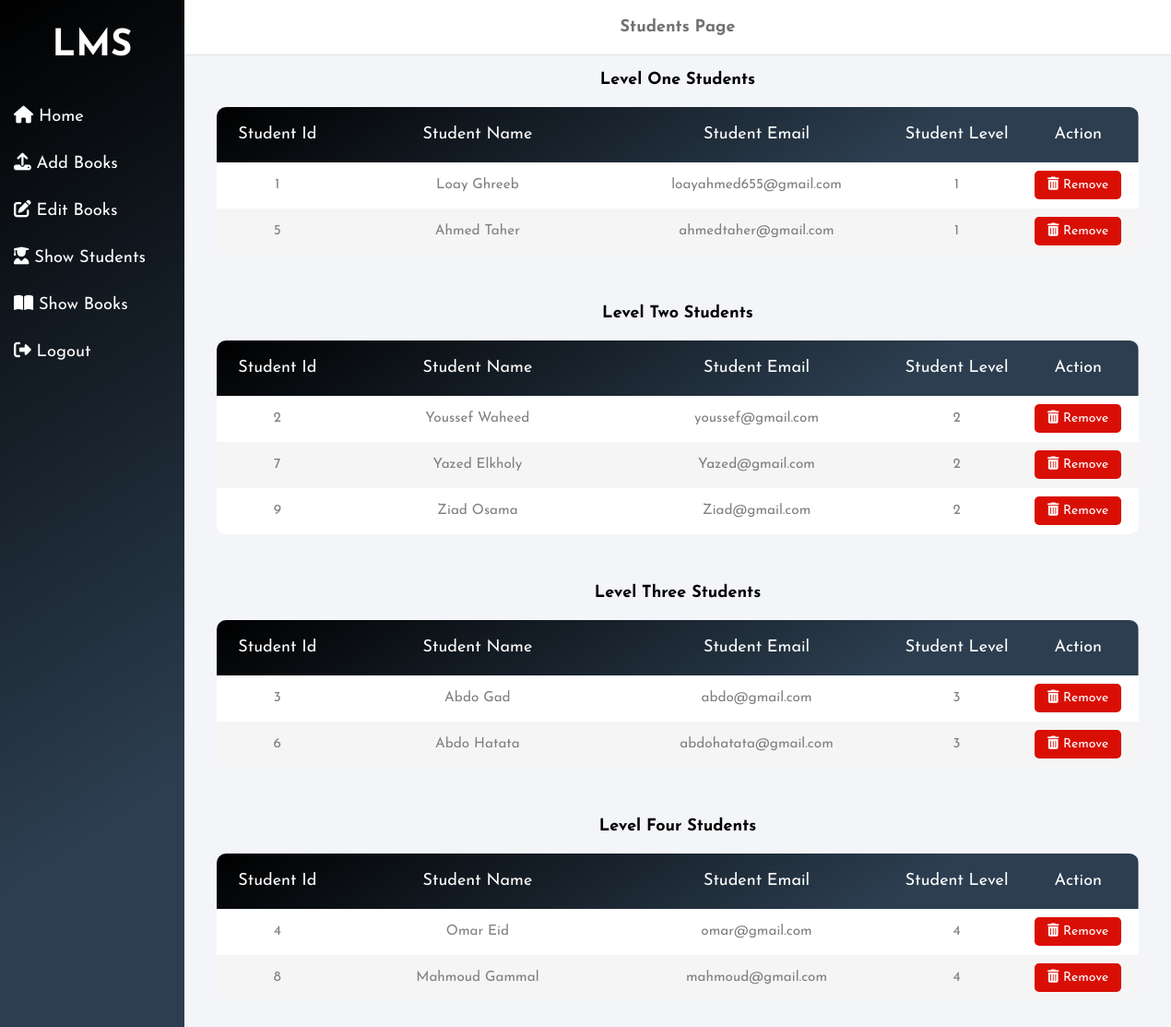
Page /adminshowstudents.php on the committed database.
### tables this page shows
CREATE TABLE `user` (
  `id` int(11) NOT NULL,
  `fname` varchar(20) DEFAULT NULL,
  `lname` varchar(20) DEFAULT NULL,
  `email` varchar(30) DEFAULT NULL,
  `s_level` smallint(6) DEFAULT NULL,
  `password` varchar(50) DEFAULT NULL
);

### adminshowstudents.php (the view, shortened to what this page needs)
<?php
require './config.php';
$id = filter_input(INPUT_GET, 'id', FILTER_SANITIZE_NUMBER_INT);
$levels = array('','One','Two','Three','Four');
?>
<!DOCTYPE html>
<html lang="en">
<head>
    <link rel="stylesheet" href="css/adminshowstudents.css">
</head>
<body>
    <div class="wrapper">
        <div class="sidebar">
            <h1>
                LMS
            </h1>
            <ul>
        <li><a href="adminhome.php?id=<?= $id ?>"><i class="fas fa-home"></i> Home</a></li>
        <li><a href="addbook.php?id=<?= $id ?>"><i class="fas fa-upload"></i> Add Books</a></li>
        <li><a href="searchbook.php?id=<?=$id?>"><i class="fas fa-edit"></i> Edit Books</a></li>
        <li><a href="adminshowstudents.php?id=<?= $id ?>"><i class="fas fa-user-graduate"></i> Show Students</a></li>
        <li><a href="adminshowbook.php?id=<?= $id ?>"><i class="fas fa-book-open"></i> Show Books</a></li>
        <li><a href="index.php"><i class="fas fa-sign-out-alt"></i> Logout</a></li>
      </ul>
        </div>
        <div class="main_content">
            <div class="header">
                <h1 style=" text-align: center;"> Students Page </h1>
            </div>
            <?php
            for($i=1;$i<5;$i++){
                $query = "SELECT * FROM user WHERE s_level='$i'";
                $result = mysqli_query($con, $query);
            ?>
            <div>
                <br>
                <h1 style=" text-align: center;">Level <?=$levels[$i]?> Students </h1>
            </div>
            <div class="container-table100">
                <div class="wrap-table100">
                    <div class="table100">
                        <table>
                            <thead>
                                <tr class="table100-head">
                                    <th class="column1">Student Id</th>
                                    <th class="column2">Student Name</th>
                                    <th class="column3">Student Email</th>
                                    <th class="column4">Student Level</th>
                                    <th class="column4">Action</th>
                                </tr>
                            </thead>
                            <tbody>
                                <?php
                                while ($row = mysqli_fetch_array($result)) {
                                ?>
                                    <tr>
                                        <td class="column1"> <?= $row['id'] ?> </td>
                                        <td class="column2"> <?= $row['fname'] . " " . $row['lname'] ?> </td>
                                        <td class="column3"> <?= $row['email'] ?> </td>
                                        <td class="column4"> <?= $row['s_level'] ?> </td>
                                        <td class="column4"> <a class="btn" href="delete.php?s_id=<?= $row['id'] ?>&id=<?= $id ?>"> <i class="fas fa-trash-alt"></i> Remove </a> </td>
                                    </tr>
                                <?php }
                                ?>
                            </tbody>
                        </table>
                    </div>
                </div>
            </div>
            <br>
            <?php }  ?>
</body>
</html>

### CSS/adminshowstudents.css (style rules this page uses)
* { margin: 0; padding: 0; box-sizing: border-box; list-style: none; text-decoration: none; font-family: 'Josefin Sans', sans-serif; font-size: 102%; }
body { background-color: #f3f5f9; }
.wrapper { display: flex; position: relative; }
.wrapper .sidebar { width: 200px; height: 105%; background-image: linear-gradient(147deg, #000000 0%, #2c3e50 74%); padding: 30px 0px; position: fixed; }
.wrapper .sidebar h1 { color: #fff; text-align: center; margin-bottom: 30px; font-size: 40px; }
.wrapper .sidebar ul li { padding: 15px; }
.wrapper .sidebar ul li a { color: #ffffff; }
.wrapper .main_content { width: 100%; margin-left: 200px; }
.wrapper .main_content .header { padding: 20px; background: #fff; color: #717171; border-bottom: 1px solid #e0e4e8; text-align: center; }
* { margin: 0; padding: 0; box-sizing:border-box }
body, html { height: 100%; font-family:sans-serif }
a { margin: 0; transition: all .4s; -webkit-transition: all .4s; -o-transition: all .4s; -moz-transition:all .4s }
h1, h2, h3, h4, h5, h6 { margin:0 }
ul, li { margin: 0; list-style-type:none }
.container-table100 { width: 100%; display: flex; justify-content: center; flex-wrap: wrap; padding:20px 30px }
.wrap-table100 { width: 1000px; }
table { border-collapse: collapse; background: #fff; border-radius: 10px; overflow: hidden; width: 100%; margin: 0 auto; position:relative }
table * { position:relative }
table thead tr { height: 60px; background-image: linear-gradient(147deg, #000000 0%, #2c3e50 74%); }
table tbody tr { height:50px }
table tbody tr:last-child { border:0 }
table td, table th { text-align: center; }
.table100-head th { font-family: 'Josefin Sans', sans-serif; font-size: 18px; color: #fff; line-height: 1.2; font-weight:unset }
tbody tr:nth-child(even) { background-color:#f5f5f5 }
tbody tr { font-family: 'Josefin Sans', sans-serif; font-size: 15px; color: gray; line-height: 1.2; font-weight:unset }
.column1 { width: 100px; }
.column2 { width:230px }
.column3 { width:230px }
.column4 { width: 100px; }
.btn { background-color: rgb(217, 15, 5); border: none; color: white; padding: 8px 14px; font-size: 14px; cursor: pointer; border-radius: 5px; }

### rows in the picture
user: id "1", fname "Loay", lname "Ghreeb", email "loayahmed655@gmail.com", s_level "1"
user: id "5", fname "Ahmed", lname "Taher", email "ahmedtaher@gmail.com", s_level "1"
user: id "2", fname "Youssef", lname "Waheed", email "youssef@gmail.com", s_level "2"
user: id "7", fname "Yazed", lname "Elkholy", email "Yazed@gmail.com", s_level "2"
user: id "9", fname "Ziad", lname "Osama", email "Ziad@gmail.com", s_level "2"
user: id "3", fname "Abdo", lname "Gad", email "abdo@gmail.com", s_level "3"
user: id "6", fname "Abdo", lname "Hatata", email "abdohatata@gmail.com", s_level "3"
user: id "4", fname "Omar", lname "Eid", email "omar@gmail.com", s_level "4"
user: id "8", fname "Mahmoud", lname "Gammal", email "mahmoud@gmail.com", s_level "4"

### other values in the picture
$levels[$i] "One"
$levels[$i] "Two"
$levels[$i] "Three"
$levels[$i] "Four"
